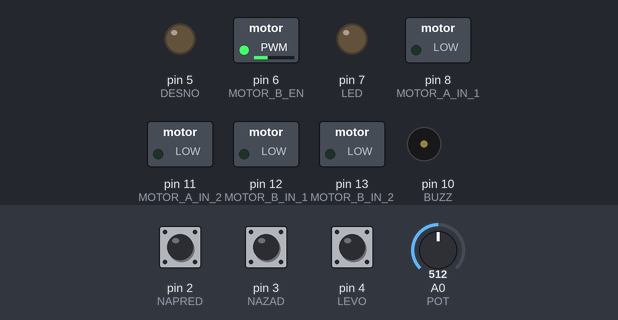
Simulated run of this sketch. Board: Arduino Uno, built with avr-gcc and run on an emulated ATmega328P. On the bench: switched loads named in the sketch (green lamp = pin HIGH), output pins drawn as LEDs (lit = HIGH), buzzer (waves = sounding). Inputs (shaded band) come from the test bench; at power-on: pin 4 (LEVO) HIGH, pin 2 (NAPRED) HIGH, pin 3 (NAZAD) HIGH, A0 (POT) = 512.

Above: at 1.2 s.
1.3 s: pin 4 (LEVO) pulled LOW for 0.15 s
At 1.45 s:
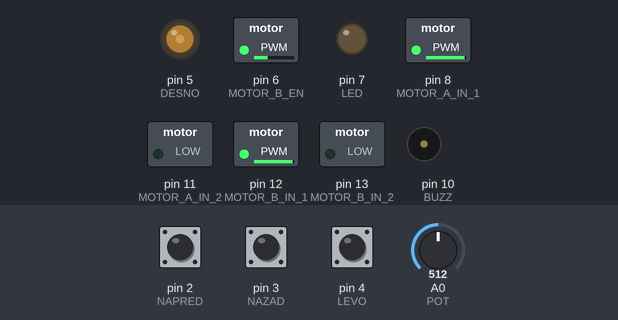
Timing chart, 0 to 1.3 s (numbered marks = the images above; inputs shaded):
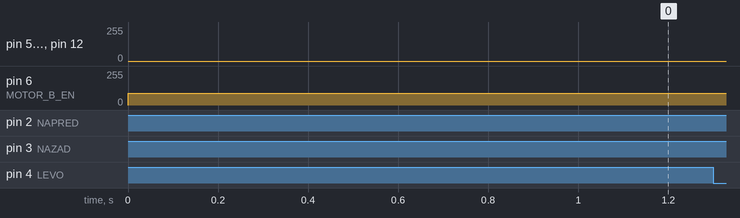

The sketch:

B13.ino
```cpp
#define NAPRED 2
#define NAZAD 3
#define LEVO 4
#define DESNO 5
#define LED 7
#define POT A0
#define BUZZ 10

#define MOTOR_A_EN 5
#define MOTOR_B_EN 6

#define MOTOR_A_IN_1 8
#define MOTOR_A_IN_2 11
#define MOTOR_B_IN_1 12
#define MOTOR_B_IN_2 13

#define PERIOD 0,5

bool napred = false;
bool nazad = false;
bool levo = false;
bool desno = false;

unsigned long Time;
bool buzz = true;

void updateBTN() {
  if (digitalRead(NAPRED) == LOW) napred = true;
  else napred = false;
  if (digitalRead(NAZAD) == LOW) nazad = true;
  else nazad = false;
  if (digitalRead(LEVO) == LOW) levo = true;
  else levo = false;
  if (digitalRead(DESNO) == LOW) desno = true;
  else desno = false;
}

void set_BTN_Direction() {
  if (napred && nazad) {
    napred = nazad = false;
  }
  if (levo && desno) {
    levo = desno = false;
  }
}

void set_motor(bool a1, bool a2, bool b1, bool b2) {
  digitalWrite(MOTOR_A_IN_1, a1 ? HIGH : LOW);
  digitalWrite(MOTOR_A_IN_2, a2 ? HIGH : LOW);
  digitalWrite(MOTOR_B_IN_1, b1 ? HIGH : LOW);
  digitalWrite(MOTOR_B_IN_2, b2 ? HIGH : LOW);
}

void set_Motor_Direction() {
  set_motor(0,0,0,0);
  if (levo || desno || napred) {
    set_motor(1, 0, 1, 0);
  }
  if (nazad) {
    set_motor(0, 1, 0, 1);
  }
}

int get_Speed() {
  int temp = analogRead(POT);
  return temp = map(temp, 0, 1024, 0, 175);
}

void set_Motor_Speed() {
  analogWrite(MOTOR_A_EN, get_Speed());
  analogWrite(MOTOR_B_EN, get_Speed());
  if(levo) {
    analogWrite(MOTOR_B_EN, 255);
    analogWrite(MOTOR_A_EN, 127);
  }
  if(desno) {
    analogWrite(MOTOR_A_EN, 255);
    analogWrite(MOTOR_B_EN, 127);
  }
}

void set_BUZZ() {
  if(millis() - Time > PERIOD * 1000 / 2){
      if(buzz){
        tone(BUZZ, 450);
        Time = millis();
      }
      else{
        noTone(BUZZ);
        Time = millis();
      }
      buzz = !buzz;
    }
}

void set_Effects() {
  if(napred) digitalWrite(LED, HIGH);
  else digitalWrite(LED, LOW);

  if(nazad) set_BUZZ();
}

void setup() {
  Serial.begin(9600);

  pinMode(NAPRED, INPUT_PULLUP);
  pinMode(NAZAD, INPUT_PULLUP);
  pinMode(LEVO, INPUT_PULLUP);
  pinMode(DESNO, INPUT_PULLUP);

  pinMode(LED, OUTPUT);
  pinMode(BUZZ, OUTPUT);

  pinMode(MOTOR_A_EN, OUTPUT);
  pinMode(MOTOR_B_EN, OUTPUT);

  pinMode(MOTOR_A_IN_1, OUTPUT);
  pinMode(MOTOR_A_IN_2, OUTPUT);
  pinMode(MOTOR_B_IN_1, OUTPUT);
  pinMode(MOTOR_B_IN_2, OUTPUT);

  Time = millis();
}

void loop() {
  updateBTN();
  set_BTN_Direction();
  set_Motor_Direction();
  set_Motor_Speed();
  set_Effects();
}
```
